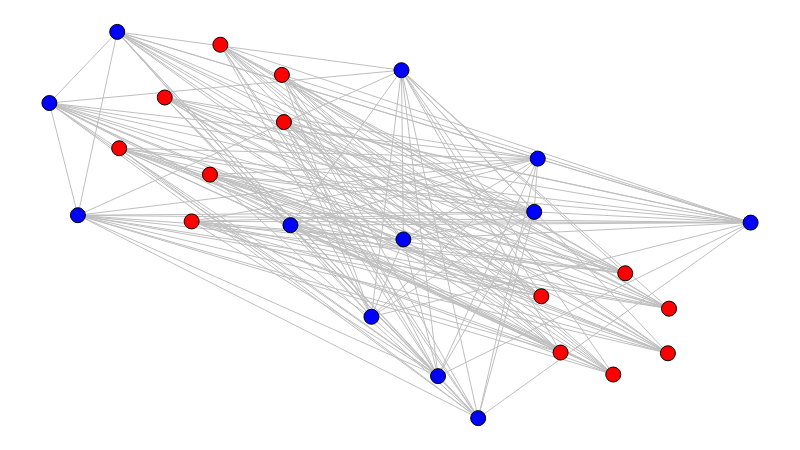

The cell this chart's notebook holds for it:
### Code cell
inver_show(g)

### Figure 1 — Plotly figure (JSON) as saved in the notebook; plotly's stock layout.template omitted (floating-point values rounded to 4 significant figures; data arrays with more than 128 entries replaced by an {"elided": "..."} marker saying what was removed)
{"data": [{"hoverinfo": "none", "line": {"color": "rgb(191, 191, 191)", "width": 1}, "mode": "lines", "x": {"elided": "486 float values"}, "y": {"elided": "486 float values"}}, {"hoverinfo": "none", "marker": {"color": "rgb(0, 0, 255)", "line": {"color": "rgb(0, 0, 0)", "width": 1}, "size": 15}, "mode": "markers+text", "text": [], "textfont": {"color": "rgb(255, 255, 255)"}, "textposition": "middle center", "x": [1, 0, 0.5542, 0.4593, 0.04068, 0.09675, 0.6964, 0.6914, 0.3438, 0.5049, 0.5021, 0.6115], "y": [0.5062, 0.8158, 0.1087, 0.2624, 0.5253, 1, 0.6718, 0.534, 0.4996, 0.4626, 0.9008, 0]}, {"hoverinfo": "none", "marker": {"color": "rgb(255, 0, 0)", "line": {"color": "rgb(0, 0, 0)", "width": 1}, "size": 15}, "mode": "markers+text", "text": [], "textfont": {"color": "rgb(255, 255, 255)"}, "textposition": "middle center", "x": [0.882, 0.1645, 0.8212, 0.3316, 0.2438, 0.229, 0.729, 0.8837, 0.09957, 0.3345, 0.2029, 0.7015, 0.8041], "y": [0.1679, 0.8301, 0.375, 0.8886, 0.9668, 0.6305, 0.1698, 0.2834, 0.6987, 0.7665, 0.5093, 0.3155, 0.1129]}], "layout": {"height": 450, "margin": {"b": 0, "l": 0, "r": 0, "t": 0}, "showlegend": false, "width": 800, "xaxis": {"showgrid": false, "showticklabels": false, "zeroline": false}, "yaxis": {"showgrid": false, "showticklabels": false, "zeroline": false}}}
